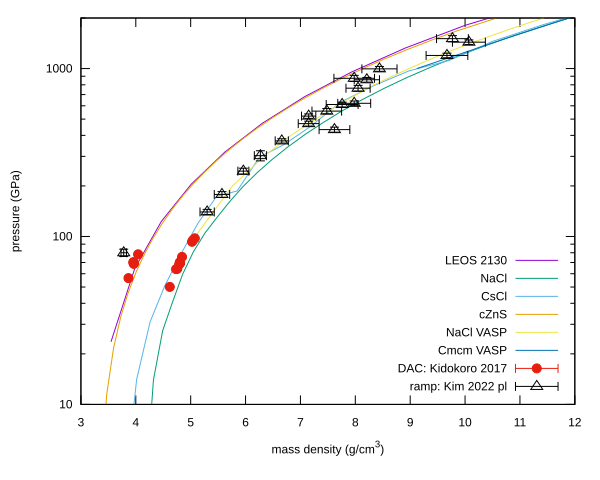

The gnuplot source for this figure:
set xlabel 'mass density (g/cm^3)'
set ylabel 'pressure (GPa)'
set logscale y
set key bottom right
plot [3:12][10:2e3] \
   'models/leos2130/isotherm0k.dat' u 1:3 title 'LEOS 2130' w lines, \
   'estruc/castep/NaCl.dat' u 1:3 title 'NaCl' w lines, \
   'estruc/castep/CsCl.dat' u 1:3 title 'CsCl' w lines, \
   'estruc/castep/cZnS.dat' u 1:3 title 'cZnS' w lines, \
   'estruc/vasp/NaCl-wilson.dat' u 2:1 title 'NaCl VASP' w lines, \
   'estruc/vasp/Cmcm-wilson.dat' u 2:1 title 'Cmcm VASP' w lines, \
   'dac/Kidokoro2017add.dat' u 5:1:6:2 title 'DAC: Kidokoro 2017' w xyerrorbars, \
   'ramp/Kim2022_supptab2.dat' u 6:2:7:3 title 'ramp: Kim 2022 pl' w xyerrorbars
